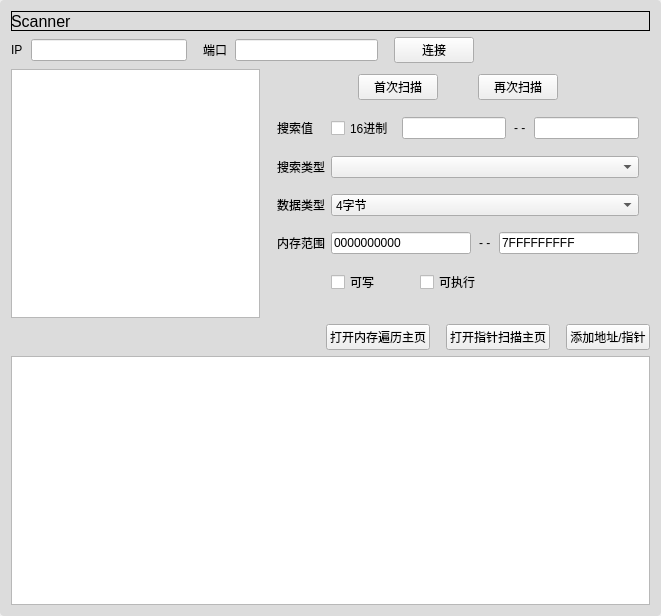
<?xml version="1.0" encoding="UTF-8"?>
<ui version="4.0">
 <class>MainWidget</class>
 <widget class="QWidget" name="MainWidget">
  <property name="enabled">
   <bool>true</bool>
  </property>
  <property name="geometry">
   <rect>
    <x>0</x>
    <y>0</y>
    <width>661</width>
    <height>616</height>
   </rect>
  </property>
  <property name="windowTitle">
   <string>MainWidget</string>
  </property>
  <property name="styleSheet">
   <string notr="true">#frame{
	border-radius:4px;
	background-color:rgba(220,220,220,1);
}

#labelT_title{
	font-size:16px;
	/*color:rgba(80,80,80,1);*/
}

#widget_close{
	border:1px solid rgba(0,0,0,1);
}

#button_close{
	border:none;
	background:url(:/image/image/dialog_close.png) center no-repeat;
}

#button_mini{
	border:none;
	background:url(:/image/image/dialog_minimize.png) center no-repeat;
}</string>
  </property>
  <layout class="QVBoxLayout" name="verticalLayout">
   <property name="spacing">
    <number>0</number>
   </property>
   <property name="leftMargin">
    <number>0</number>
   </property>
   <property name="topMargin">
    <number>0</number>
   </property>
   <property name="rightMargin">
    <number>0</number>
   </property>
   <property name="bottomMargin">
    <number>0</number>
   </property>
   <item>
    <widget class="QFrame" name="frame">
     <layout class="QGridLayout" name="gridLayout_2">
      <item row="1" column="0" rowspan="2" colspan="2">
       <layout class="QHBoxLayout" name="horizontalLayout_3">
        <property name="spacing">
         <number>16</number>
        </property>
        <property name="rightMargin">
         <number>0</number>
        </property>
        <item>
         <layout class="QHBoxLayout" name="horizontalLayout">
          <property name="spacing">
           <number>8</number>
          </property>
          <item>
           <widget class="QLabel" name="label_ip">
            <property name="text">
             <string>IP</string>
            </property>
           </widget>
          </item>
          <item>
           <widget class="QLineEdit" name="lineEdit_ip">
            <property name="text">
             <string/>
            </property>
           </widget>
          </item>
         </layout>
        </item>
        <item>
         <layout class="QHBoxLayout" name="horizontalLayout_2">
          <property name="spacing">
           <number>8</number>
          </property>
          <item>
           <widget class="QLabel" name="label_port">
            <property name="text">
             <string>端口</string>
            </property>
           </widget>
          </item>
          <item>
           <widget class="QLineEdit" name="lineEdit_port"/>
          </item>
         </layout>
        </item>
        <item>
         <widget class="QPushButton" name="button_connect">
          <property name="text">
           <string>连接</string>
          </property>
         </widget>
        </item>
        <item>
         <spacer name="horizontalSpacer_4">
          <property name="orientation">
           <enum>Qt::Horizontal</enum>
          </property>
          <property name="sizeHint" stdset="0">
           <size>
            <width>40</width>
            <height>20</height>
           </size>
          </property>
         </spacer>
        </item>
       </layout>
      </item>
      <item row="2" column="1" rowspan="2">
       <widget class="QWidget" name="widget_option" native="true">
        <layout class="QGridLayout" name="gridLayout">
         <item row="0" column="0" colspan="3">
          <layout class="QHBoxLayout" name="horizontalLayout_12">
           <property name="spacing">
            <number>0</number>
           </property>
           <item>
            <spacer name="horizontalSpacer_7">
             <property name="orientation">
              <enum>Qt::Horizontal</enum>
             </property>
             <property name="sizeHint" stdset="0">
              <size>
               <width>40</width>
               <height>20</height>
              </size>
             </property>
            </spacer>
           </item>
           <item>
            <widget class="QPushButton" name="button_firstScan">
             <property name="text">
              <string>首次扫描</string>
             </property>
            </widget>
           </item>
           <item>
            <spacer name="horizontalSpacer_3">
             <property name="orientation">
              <enum>Qt::Horizontal</enum>
             </property>
             <property name="sizeType">
              <enum>QSizePolicy::Fixed</enum>
             </property>
             <property name="sizeHint" stdset="0">
              <size>
               <width>40</width>
               <height>20</height>
              </size>
             </property>
            </spacer>
           </item>
           <item>
            <widget class="QPushButton" name="button_continueScan">
             <property name="text">
              <string>再次扫描</string>
             </property>
            </widget>
           </item>
           <item>
            <spacer name="horizontalSpacer_8">
             <property name="orientation">
              <enum>Qt::Horizontal</enum>
             </property>
             <property name="sizeHint" stdset="0">
              <size>
               <width>40</width>
               <height>20</height>
              </size>
             </property>
            </spacer>
           </item>
          </layout>
         </item>
         <item row="1" column="0">
          <widget class="QLabel" name="label_scanValue">
           <property name="text">
            <string>搜索值</string>
           </property>
           <property name="alignment">
            <set>Qt::AlignRight|Qt::AlignTrailing|Qt::AlignVCenter</set>
           </property>
          </widget>
         </item>
         <item row="2" column="0" colspan="2">
          <widget class="QLabel" name="label_scanType">
           <property name="text">
            <string>搜索类型</string>
           </property>
           <property name="alignment">
            <set>Qt::AlignRight|Qt::AlignTrailing|Qt::AlignVCenter</set>
           </property>
          </widget>
         </item>
         <item row="2" column="2">
          <widget class="QComboBox" name="comboBox_scanType">
           <property name="sizePolicy">
            <sizepolicy hsizetype="Expanding" vsizetype="Fixed">
             <horstretch>0</horstretch>
             <verstretch>0</verstretch>
            </sizepolicy>
           </property>
          </widget>
         </item>
         <item row="3" column="0" colspan="2">
          <widget class="QLabel" name="label_scanDataType">
           <property name="text">
            <string>数据类型</string>
           </property>
           <property name="alignment">
            <set>Qt::AlignRight|Qt::AlignTrailing|Qt::AlignVCenter</set>
           </property>
          </widget>
         </item>
         <item row="3" column="2">
          <widget class="QComboBox" name="comboBox_scanDataType">
           <property name="sizePolicy">
            <sizepolicy hsizetype="Expanding" vsizetype="Fixed">
             <horstretch>0</horstretch>
             <verstretch>0</verstretch>
            </sizepolicy>
           </property>
           <item>
            <property name="text">
             <string>4字节</string>
            </property>
           </item>
           <item>
            <property name="text">
             <string>8字节</string>
            </property>
           </item>
           <item>
            <property name="text">
             <string>单浮点</string>
            </property>
           </item>
          </widget>
         </item>
         <item row="4" column="0" colspan="2">
          <widget class="QLabel" name="label_scanMem">
           <property name="text">
            <string>内存范围</string>
           </property>
           <property name="alignment">
            <set>Qt::AlignRight|Qt::AlignTrailing|Qt::AlignVCenter</set>
           </property>
          </widget>
         </item>
         <item row="4" column="2">
          <layout class="QHBoxLayout" name="horizontalLayout_7">
           <property name="spacing">
            <number>8</number>
           </property>
           <item>
            <widget class="QLineEdit" name="lineEdit_scanMem_start">
             <property name="text">
              <string>0000000000</string>
             </property>
            </widget>
           </item>
           <item>
            <widget class="QLabel" name="label3_3">
             <property name="text">
              <string>- -</string>
             </property>
            </widget>
           </item>
           <item>
            <widget class="QLineEdit" name="lineEdit_scanMem_end">
             <property name="text">
              <string>7FFFFFFFFF</string>
             </property>
            </widget>
           </item>
          </layout>
         </item>
         <item row="5" column="2">
          <layout class="QHBoxLayout" name="horizontalLayout_14">
           <property name="spacing">
            <number>0</number>
           </property>
           <item>
            <widget class="QCheckBox" name="checkBox_isMemWriteable">
             <property name="text">
              <string>可写</string>
             </property>
            </widget>
           </item>
           <item>
            <spacer name="horizontalSpacer_9">
             <property name="orientation">
              <enum>Qt::Horizontal</enum>
             </property>
             <property name="sizeType">
              <enum>QSizePolicy::Fixed</enum>
             </property>
             <property name="sizeHint" stdset="0">
              <size>
               <width>40</width>
               <height>12</height>
              </size>
             </property>
            </spacer>
           </item>
           <item>
            <widget class="QCheckBox" name="checkBox_isMemExcutable">
             <property name="text">
              <string>可执行</string>
             </property>
            </widget>
           </item>
           <item>
            <spacer name="horizontalSpacer_10">
             <property name="orientation">
              <enum>Qt::Horizontal</enum>
             </property>
             <property name="sizeHint" stdset="0">
              <size>
               <width>40</width>
               <height>12</height>
              </size>
             </property>
            </spacer>
           </item>
          </layout>
         </item>
         <item row="1" column="2">
          <layout class="QHBoxLayout" name="horizontalLayout_4">
           <property name="spacing">
            <number>8</number>
           </property>
           <item>
            <widget class="QCheckBox" name="checkBox_3">
             <property name="text">
              <string>16进制</string>
             </property>
            </widget>
           </item>
           <item>
            <widget class="QWidget" name="widget_between" native="true">
             <layout class="QHBoxLayout" name="horizontalLayout_8">
              <property name="spacing">
               <number>8</number>
              </property>
              <property name="leftMargin">
               <number>0</number>
              </property>
              <property name="topMargin">
               <number>0</number>
              </property>
              <property name="rightMargin">
               <number>0</number>
              </property>
              <property name="bottomMargin">
               <number>0</number>
              </property>
              <item>
               <widget class="QLineEdit" name="lineEdit_scanValue_start"/>
              </item>
              <item>
               <widget class="QLabel" name="label3">
                <property name="text">
                 <string>- -</string>
                </property>
               </widget>
              </item>
             </layout>
            </widget>
           </item>
           <item>
            <widget class="QLineEdit" name="lineEdit_scanValue_end"/>
           </item>
          </layout>
         </item>
        </layout>
       </widget>
      </item>
      <item row="3" column="0">
       <widget class="QListWidget" name="list_scanResult"/>
      </item>
      <item row="4" column="0" colspan="2">
       <layout class="QHBoxLayout" name="horizontalLayout_11">
        <property name="spacing">
         <number>16</number>
        </property>
        <item>
         <spacer name="horizontalSpacer_2">
          <property name="orientation">
           <enum>Qt::Horizontal</enum>
          </property>
          <property name="sizeHint" stdset="0">
           <size>
            <width>238</width>
            <height>17</height>
           </size>
          </property>
         </spacer>
        </item>
        <item>
         <widget class="QPushButton" name="button_openMemTraverse">
          <property name="text">
           <string>打开内存遍历主页</string>
          </property>
         </widget>
        </item>
        <item>
         <widget class="QPushButton" name="button_openPointerMain">
          <property name="text">
           <string>打开指针扫描主页</string>
          </property>
         </widget>
        </item>
        <item>
         <widget class="QPushButton" name="button_addAddress">
          <property name="text">
           <string>添加地址/指针</string>
          </property>
         </widget>
        </item>
       </layout>
      </item>
      <item row="5" column="0" colspan="2">
       <widget class="QListWidget" name="list_addedAddress"/>
      </item>
      <item row="0" column="0" colspan="2">
       <widget class="QWidget" name="widget_close" native="true">
        <layout class="QHBoxLayout" name="horizontalLayout_6">
         <property name="spacing">
          <number>0</number>
         </property>
         <property name="leftMargin">
          <number>0</number>
         </property>
         <property name="topMargin">
          <number>0</number>
         </property>
         <property name="rightMargin">
          <number>0</number>
         </property>
         <property name="bottomMargin">
          <number>0</number>
         </property>
         <item>
          <widget class="QLabel" name="labelT_title">
           <property name="text">
            <string>Scanner</string>
           </property>
          </widget>
         </item>
         <item>
          <spacer name="horizontalSpacer_19">
           <property name="orientation">
            <enum>Qt::Horizontal</enum>
           </property>
           <property name="sizeHint" stdset="0">
            <size>
             <width>40</width>
             <height>10</height>
            </size>
           </property>
          </spacer>
         </item>
         <item>
          <widget class="QToolButton" name="button_mini">
           <property name="minimumSize">
            <size>
             <width>16</width>
             <height>16</height>
            </size>
           </property>
           <property name="maximumSize">
            <size>
             <width>16</width>
             <height>16</height>
            </size>
           </property>
           <property name="text">
            <string/>
           </property>
          </widget>
         </item>
         <item>
          <spacer name="horizontalSpacer">
           <property name="orientation">
            <enum>Qt::Horizontal</enum>
           </property>
           <property name="sizeType">
            <enum>QSizePolicy::Fixed</enum>
           </property>
           <property name="sizeHint" stdset="0">
            <size>
             <width>16</width>
             <height>20</height>
            </size>
           </property>
          </spacer>
         </item>
         <item>
          <widget class="QToolButton" name="button_close">
           <property name="minimumSize">
            <size>
             <width>16</width>
             <height>16</height>
            </size>
           </property>
           <property name="maximumSize">
            <size>
             <width>16</width>
             <height>16</height>
            </size>
           </property>
           <property name="text">
            <string/>
           </property>
          </widget>
         </item>
         <item>
          <spacer name="horizontalSpacer_20">
           <property name="orientation">
            <enum>Qt::Horizontal</enum>
           </property>
           <property name="sizeType">
            <enum>QSizePolicy::Fixed</enum>
           </property>
           <property name="sizeHint" stdset="0">
            <size>
             <width>16</width>
             <height>10</height>
            </size>
           </property>
          </spacer>
         </item>
        </layout>
       </widget>
      </item>
     </layout>
    </widget>
   </item>
  </layout>
 </widget>
 <layoutdefault spacing="6" margin="11"/>
 <resources>
  <include location="../Resources/ARM64Scanner.qrc"/>
 </resources>
 <connections/>
</ui>
